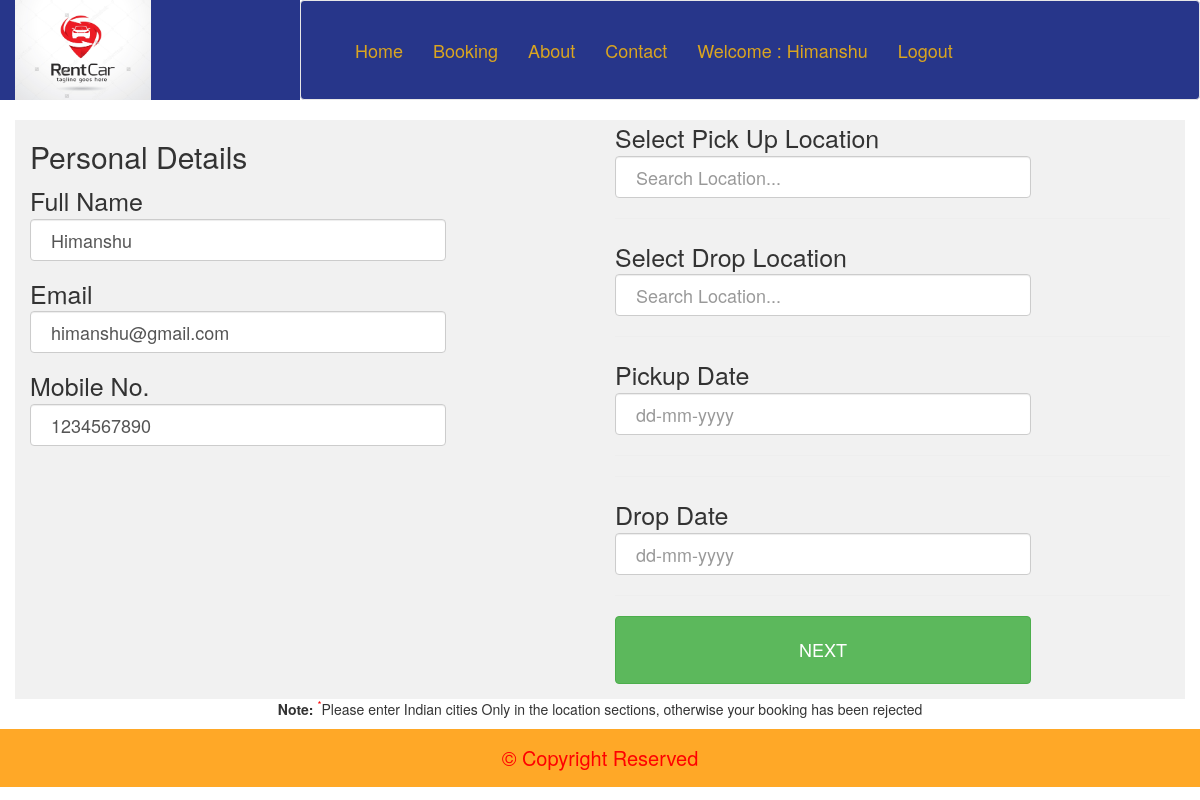
The page /pickup_time.php (signed in) on the database its author committed.
### tables this page shows
CREATE TABLE IF NOT EXISTS `userdetails` (
  `id` int(20) NOT NULL AUTO_INCREMENT,
  `name` varchar(255) NOT NULL,
  `email` varchar(255) NOT NULL,
  `mobile` bigint(15) NOT NULL,
  `password` varchar(255) NOT NULL,
  PRIMARY KEY (`id`)
);

### pickup_time.php (the view, shortened to what this page needs)
<?php
    include('header.php');
    include('connect.php');
    if(isset($_SESSION['user'])){
?><body onload="document.details.address.focus();">
   <div class="container">
       <div class="row"><form action="" method="post" name="details" autocomplete="off">
       <?php
            $sqli = "select * from userdetails where email = '".$_SESSION['user']."'";
            $run = mysqli_query($conn, $sqli);
            while ($data = mysqli_fetch_array($run)){
        ?>
       <div class="col-md-6 column">
                      <h2>Personal Details</h2>
               <div class="form-group">
                   <lable>Full Name </lable>
                   <input type="text" class="form-control" name="name" value="<?php echo $data['name']; ?>" required="">
               </div>
               <div class="form-group">
                   <lable>Email </lable>
                   <input type="email" class="form-control" name="email" value="<?php echo $data['email']; ?>" required="">
               </div>
               <div class="form-group">
                   <lable>Mobile No. </lable>
                   <input type="text" class="form-control" name="mobile" value="<?php echo $data['mobile']; ?>" required="">
               </div>
           </div>
           <?php  } ?>
           <div class="col-md-6">
        <div class="form-group">
           <lable>Select Pick Up Location</lable>
            <input type="text" class="form-control" placeholder="Search Location..." name="address" id="search_address" required="">
        </div>
        <hr>
        <div class="form-group">
            <lable>Select Drop Location</lable>
            <input type="text" class="form-control" placeholder="Search Location..." name="Drop_location" id="search_address" required="">
        </div><hr>
        <div class="form-group">
            <lable>Pickup Date</lable>
            <input type="text" class="form-control" name="pick_date" required="" id="date" placeholder="dd-mm-yyyy">
        </div>
        <hr>
        <hr>
        <div class="form-group">
            <lable>Drop Date</lable>
            <input type="text" class="form-control" name="drop_date" required="" id="date1" placeholder="dd-mm-yyyy">
        </div>
        <hr>
        <div class="form-group">
            <input type="submit" class="btn btn-success" value="NEXT" name="submit">
        </div>
           </div>
           </form>
    </div>
</div>
        <center><p><b>Note: </b><sup style="color: red;">*</sup>Please enter Indian cities Only in the location sections, otherwise your booking has been rejected</p></center>
        </body>
<?php
    include('footer.php');
    }
else{
    echo "<script>
            alert('Please login First');
            window.location.href = 'UserSignIn.php';
        </script>";
}
?>

### header.php (shortened to what this page needs)
  <html>
   <head>
     <link rel="stylesheet" href="https://use.fontawesome.com/releases/v5.8.2/css/all.css">
  <link rel="stylesheet" href="https://maxcdn.bootstrapcdn.com/bootstrap/3.3.7/css/bootstrap.min.css">
       <link rel="stylesheet" type="text/css" href="https://cdnjs.cloudflare.com/ajax/libs/animate.css/3.7.0/animate.min.css">
       <link rel="stylesheet" href="jquery-ui-1.12.1/jquery-ui.css">
       <link rel="stylesheet" href="jquery-ui-1.12.1/jquery-ui.structure.css">
       <link rel="stylesheet" href="jquery-ui-1.12.1/jquery-ui.theme.css">
<link rel="stylesheet" href="style.css">
   </head>
   <body>
        <div class="container-fluid">
           <div class="row">
               <div class="col-md-3 logo">
                   <a href="index.php"><img src="Images/logo.png" alt="" height="100px" ></a>
               </div>
               <div class="col-md-9"  style="padding: 0px; border: none; outline: none;">
                   <nav class="navbar navbar-default navigation">
                           <div class="navbar-collapse collapse" id="navb">
                           <ul class="nav navbar-nav navbar-left lists">
                               <li><a href="index.php" >Home </a></li>
                               <li><a href="pickup_time.php">Booking</a></li>
                               <li><a href="about.php" >About</a></li>
                               <li><a href="#" >Contact</a></li>
                                <?php
                               if(isset($_SESSION['user']))
                               {
                                   include('connect.php');
                                   $sql = "select * from userdetails where email = '".$_SESSION['user']."'";
                                   $res = mysqli_query($conn, $sql);
                                   $data = mysqli_fetch_array($res);
                                   ?>
                                   <li><a href="user_profile.php?id=<?php echo $data['id']; ?>">Welcome : <?php echo $data['name']; ?></a></li>
                                    <li><a href="logout.php">Logout</a></li>
                                   <?php
                               }
                               else
                               {
                                   ?>
                                   <li><a href="UserSignIn.php">SignIn</a></li>
                                   <?php
                               }
                       ?>
                           </ul>
                       </div>
                   </nav>
               </div>
           </div>
       </div>

### style.css (style rules this page uses)
body { margin: 0px; padding: 0px; }
.navigation { background-color: #27368a; padding: 24px; }
.navigation .lists li a { color: goldenrod; font-size: 18px; }
.logo { background-color: #27368a; }

### pickup_time.php (style rules this page uses)
lable { font-size: 25px; }
.form-group input { padding: 20px; font-size: 18px; width: 75%; }
.container { background-color: #f1f1f1; }

### rows shown on the page
userdetails: name "Himanshu", email "himanshu@gmail.com", mobile "1234567890"
